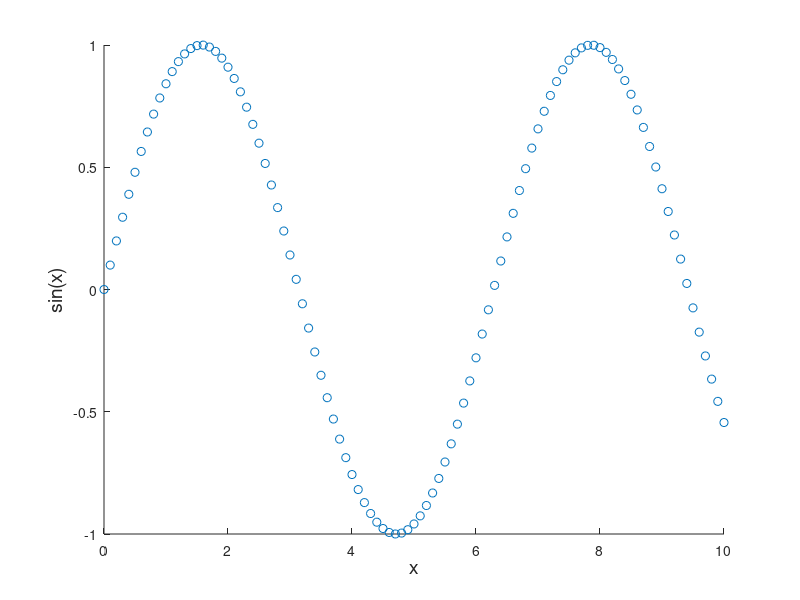

Write MATLAB code to recreate this figure. (Note: this script raises an error after producing the figure.)
rng(1);                 % seed to make random values repeatable

X = zeros(100, 1);
T = zeros(100, 1);
c = 1;
for i = 0:0.1:10
    X(c) = i;
    T(c) = sin(i); %+ (rand - 0.5)/3;
    c = c + 1;
end

scatter(X, T)
xlabel('x', 'FontSize', 14)
ylabel('sin(x)', 'FontSize', 14)
saveas(gcf, 'Plots/sin_training_data.png')

f = @tanh;                    % hidden activation function
eps = 1e-6;

n = size(X,2);          % input dimension
m = size(T,2);          % output dimension
N = size(X,1);          % number of samples
h = N;                        % number of hidden units  
W = randn(h,n);         % weight between input and hidden layer
b = randn(h,1);         % bias of hidden nodes
X = X';                 % transpose to make it easier
T = T';                 % transpose to make it easier

beta = randn(h,m);      % randomly initialized beta

%[beta_nag, errors, lambda] = grid_search(@NAG, @ObjectiveFunc, X, T, f, eps, N, W, b, beta);
lambda = 0;

[beta_opt, opt_val, opt_val_grad] = true_solution(X, T, W, b, f, N, h, m, lambda);
fprintf('MSE = %d\n', opt_val);

hessian = 0;
for i = 1:N
    x = X(:,i);
    t = T(:,i);
    hidden_out = f(W * x + b);
    hessian = hessian + (hidden_out * hidden_out');
end
hessian = 2/N * (hessian + lambda);
eta = 1/norm(hessian)

[beta_nag, errors_nag] = NAG(@ObjectiveFunc, beta, eps, eta, lambda, N, X, T, W, b, f, true, intmax, 0);
fprintf('MSE = %d\n', errors_nag(length(errors_nag)));


% ------- BFGS (BLS) -------
B = eye(h*m);
[beta_bfgs_bls, errors_bfgs_bls] = BFGS(@ObjectiveFunc, beta, B, eps, h, m, W, b, f, X, T, lambda, N, 'BLS', true);
fprintf('MSE = %d\n', errors_bfgs_bls(length(errors_bfgs_bls)));

% ------- BFGS (AWLS) -------
B = eye(h*m);
[beta_bfgs_awls, errors_bfgs_awls] = BFGS(@ObjectiveFunc, beta, B, eps, h, m, W, b, f, X, T, lambda, N, 'AWLS', true);
fprintf('MSE = %d\n', errors_bfgs_awls(length(errors_bfgs_awls)));


% ------------- PLOT -----------

% Real solution
figure
scatter(X, T)
hold on
Y = [];
for i = 1:N
   Y = [Y, out(f, W, b, beta_opt, X(:, i))]; 
end
plot(X, Y)

% NAG
hold on
Y = [];
for i = 1:N
   Y = [Y, out(f, W, b, beta_nag, X(:, i))]; 
end
plot(X, Y)

% BFGS (BLS)
hold on
Y = [];
for i = 1:N
   Y = [Y, out(f, W, b, beta_bfgs_bls, X(:, i))]; 
end
plot(X, Y)

% BFGS (AWLS)
hold on
Y = [];
for i = 1:N
   Y = [Y, out(f, W, b, beta_bfgs_awls, X(:, i))]; 
end
plot(X, Y)

xlabel('x', 'FontSize', 14)
ylabel('sin(x)', 'FontSize', 14)
legend({'Training data', 'Model prediction'}, 'Location', 'southwest')
legend('Training Data', 'Real Solution', 'NAG', 'BFGS (BLS)', 'BFGS (AWLS)')

%saveas(gcf, 'Plots/e10-1_h100_sin_prediction_vs_training_data.png')
%saveas(gcf, 'Plots/e10-3_h100_sin_prediction_vs_training_data.png')
saveas(gcf, 'Plots/e10-6_h100_sin_prediction_vs_training_data.png')

% --- Plot log convergence
errors_nag = errors_nag - opt_val;
errors_bfgs_bls = errors_bfgs_bls - opt_val;
errors_bfgs_awls = errors_bfgs_awls - opt_val;


figure
semilogy(1:(length(errors_nag)), errors_nag, 1:(length(errors_bfgs_awls)), errors_bfgs_awls, 1:(length(errors_bfgs_bls)), errors_bfgs_bls)
xlabel('iteration', 'FontSize', 14)
ylabel('log(Error)', 'FontSize', 14)
legend('NAG', 'BFGS (BLS)', 'BFGS (AWLS)')

%saveas(gcf, 'Plots/10-1_100_sin_convergence_rate.png')
%saveas(gcf, 'Plots/10-3_100_sin_convergence_rate.png')
saveas(gcf, 'Plots/10-6_100_sin_convergence_rate.png')

figure
semilogy(1:(length(errors_bfgs_awls)), errors_bfgs_awls, 1:(length(errors_bfgs_bls)), errors_bfgs_bls)
xlabel('iteration', 'FontSize', 14)
ylabel('log(Error)', 'FontSize', 14)
legend('BFGS (BLS)', 'BFGS (AWLS)')

%saveas(gcf, 'Plots/10-3_100_sin_BFGS_only_convergence_rate.png')
saveas(gcf, 'Plots/10-6_100_sin_BFGS_only_convergence_rate.png')

    function [elm_out] = out(f, W, b, beta, x)
        elm_out = beta' * f(W * x + b);
    end